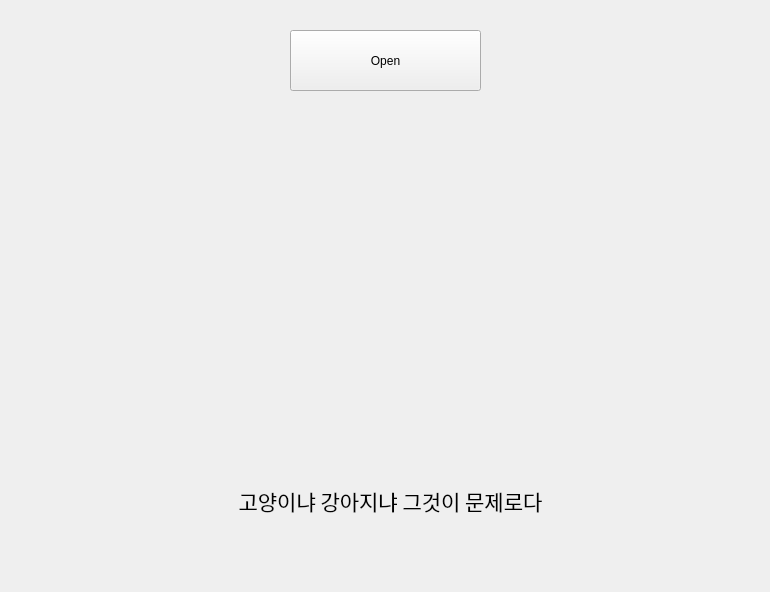
<?xml version="1.0" encoding="UTF-8"?>
<ui version="4.0">
 <class>Form</class>
 <widget class="QWidget" name="Form">
  <property name="geometry">
   <rect>
    <x>0</x>
    <y>0</y>
    <width>770</width>
    <height>592</height>
   </rect>
  </property>
  <property name="windowTitle">
   <string>Form</string>
  </property>
  <widget class="QPushButton" name="btn_open">
   <property name="geometry">
    <rect>
     <x>290</x>
     <y>30</y>
     <width>191</width>
     <height>61</height>
    </rect>
   </property>
   <property name="text">
    <string>Open</string>
   </property>
  </widget>
  <widget class="QLabel" name="lbl_result">
   <property name="geometry">
    <rect>
     <x>210</x>
     <y>470</y>
     <width>361</width>
     <height>61</height>
    </rect>
   </property>
   <property name="font">
    <font>
     <family>맑은 고딕</family>
     <pointsize>16</pointsize>
    </font>
   </property>
   <property name="text">
    <string>고양이냐 강아지냐 그것이 문제로다</string>
   </property>
   <property name="alignment">
    <set>Qt::AlignCenter</set>
   </property>
  </widget>
  <widget class="QLabel" name="lbl_img">
   <property name="geometry">
    <rect>
     <x>80</x>
     <y>120</y>
     <width>611</width>
     <height>321</height>
    </rect>
   </property>
   <property name="text">
    <string/>
   </property>
   <property name="pixmap">
    <pixmap>imgs/cat_dog/train/cat.18.jpg</pixmap>
   </property>
   <property name="scaledContents">
    <bool>true</bool>
   </property>
  </widget>
 </widget>
 <resources/>
 <connections/>
</ui>
